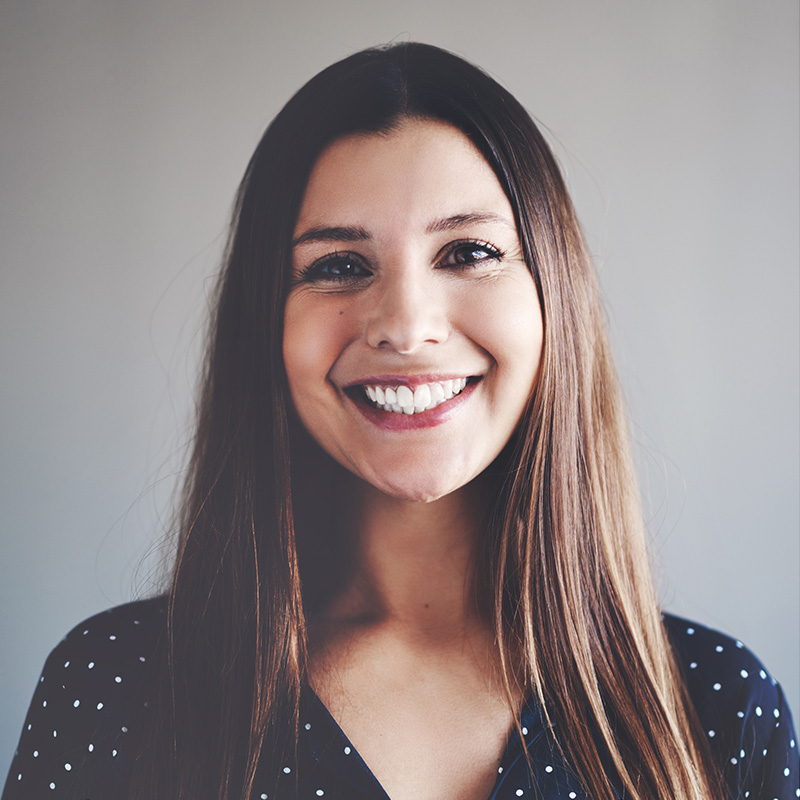
#> input picture week-2_lab-2/team2.jpg, 800 x 800 px, found by its file name
$ jupyter execute 03_cropping.ipynb
#> lines starting #> are read from the running program, lines starting #| are printed output that depends on the picture
## Cropping

[cell 1]
from google.colab import drive
drive.mount('/content/drive')

[cell 2]
import cv2
import numpy as np
import matplotlib.pyplot as plt

image = cv2.imread('/content/drive/MyDrive/DIP/team2.jpg')
#> image is the input picture: shape (800, 800, 3); mean B, G, R 132.8, 133, 143.5
plt.imshow(image[...,::-1])

[cell 3]
height, width = image.shape[:2]
#> height = 800; width = 800

# Simply use indexing to crop out the rectangle we desire
cropped = image[250:400 , 250:550]
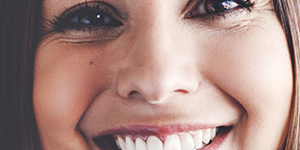
#> cropped: shape (150, 300, 3); mean B, G, R 131.5, 138.1, 169.5

plt.imshow(cropped[...,::-1])

[cell 4]
import matplotlib.pyplot as plt
import cv2

# Convert original image for correct colors
image_rgb = cv2.cvtColor(image, cv2.COLOR_BGR2RGB)
cropped_rgb = cv2.cvtColor(cropped, cv2.COLOR_BGR2RGB)

plt.figure(figsize=(10,4))

plt.subplot(1,2,1)
plt.imshow(image_rgb)
plt.title("Original")
plt.axis("off")

plt.subplot(1,2,2)
plt.imshow(cropped_rgb)
plt.title("Cropped")
plt.axis("off")

plt.show()
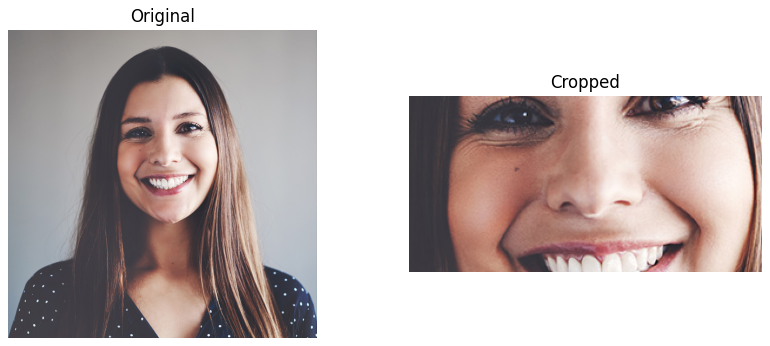
#> figure drawn by matplotlib, 2 panels

$ run again, with week-2_lab-2/task1_part1.png saved as week-2_lab-2/team2.jpg
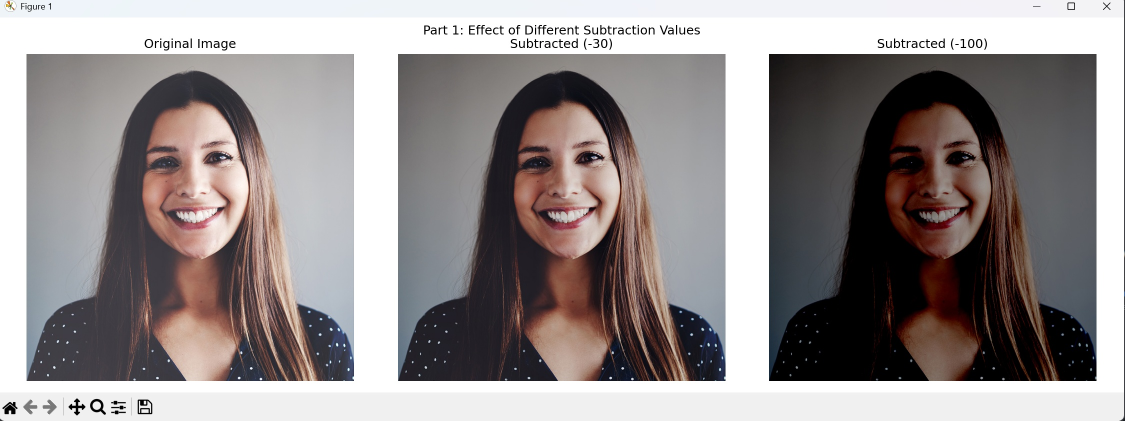
#> input picture week-2_lab-2/task1_part1.png, 2250 x 841 px, found by its file name (shown at 1/2 size)
#> image is the input picture: shape (841, 2250, 3); mean B, G, R 142.3, 142.5, 149
#> `cropped = image[250:400 , 250:550]`:
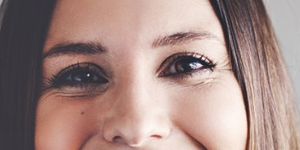
#> cropped: shape (150, 300, 3); mean B, G, R 132.4, 138.2, 164.5
#> `plt.show()`:
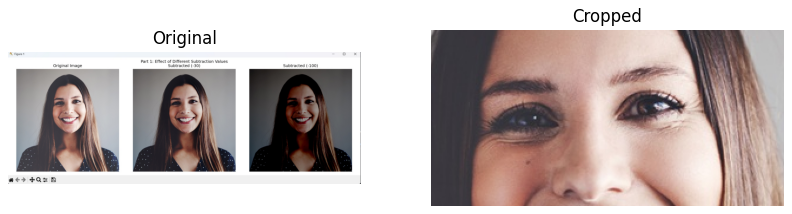
#> figure drawn by matplotlib, 2 panels

$ run again, with week-2_lab-2/task1_part3.png saved as week-2_lab-2/team2.jpg
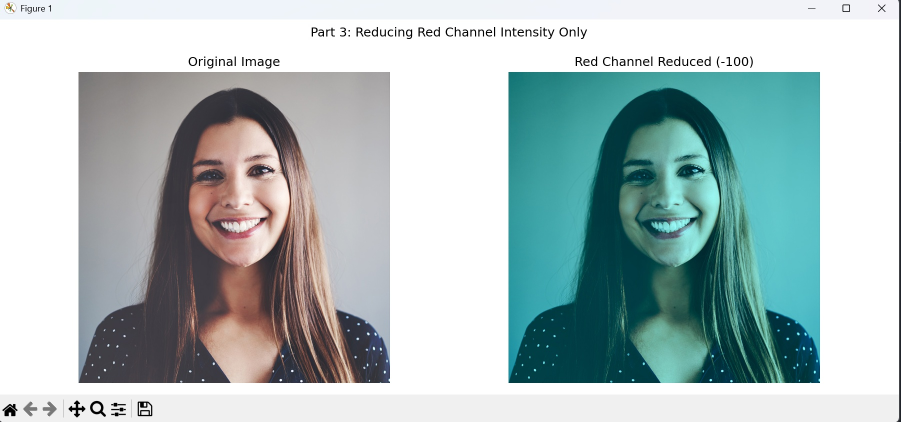
#> input picture week-2_lab-2/task1_part3.png, 1802 x 844 px, found by its file name (shown at 1/2 size)
#> image is the input picture: shape (844, 1802, 3); mean B, G, R 189.4, 189.2, 171.7
#> `cropped = image[250:400 , 250:550]`:
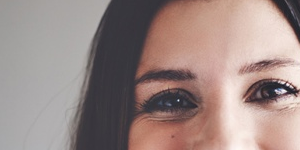
#> cropped: shape (150, 300, 3); mean B, G, R 133, 137.1, 156.2
#> `plt.show()`:
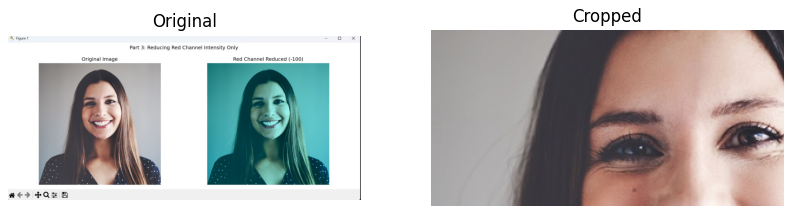
#> figure drawn by matplotlib, 2 panels

$ run again, with week-2_lab-2/task2_part1.png saved as week-2_lab-2/team2.jpg
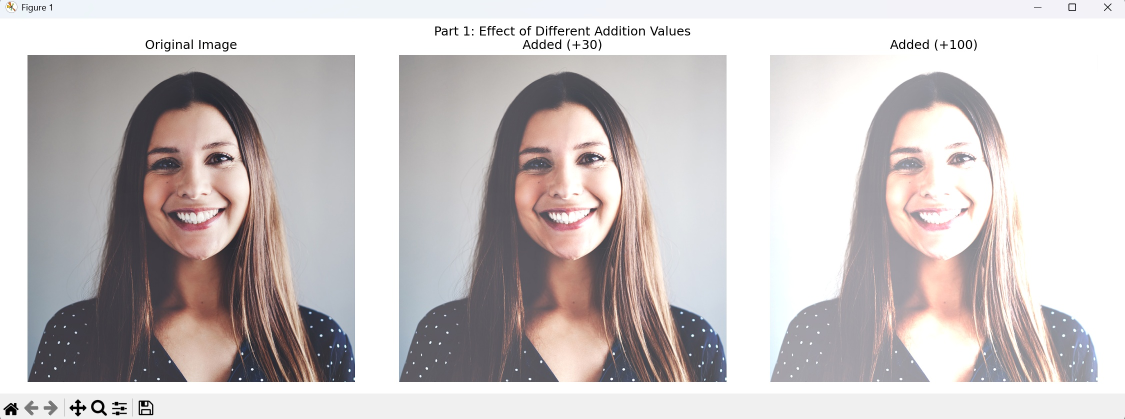
#> input picture week-2_lab-2/task2_part1.png, 2250 x 838 px, found by its file name (shown at 1/2 size)
#> image is the input picture: shape (838, 2250, 3); mean B, G, R 195.8, 195.6, 201.5
#> `cropped = image[250:400 , 250:550]`:
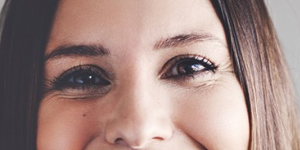
#> cropped: shape (150, 300, 3); mean B, G, R 131.4, 137.2, 163.3
#> `plt.show()`:
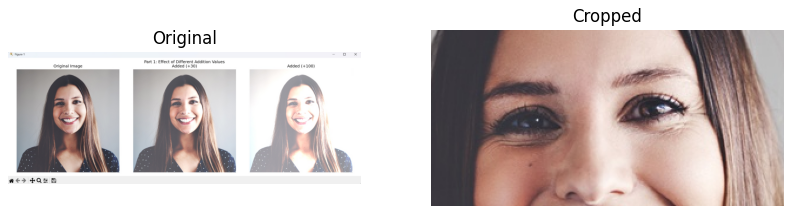
#> figure drawn by matplotlib, 2 panels
